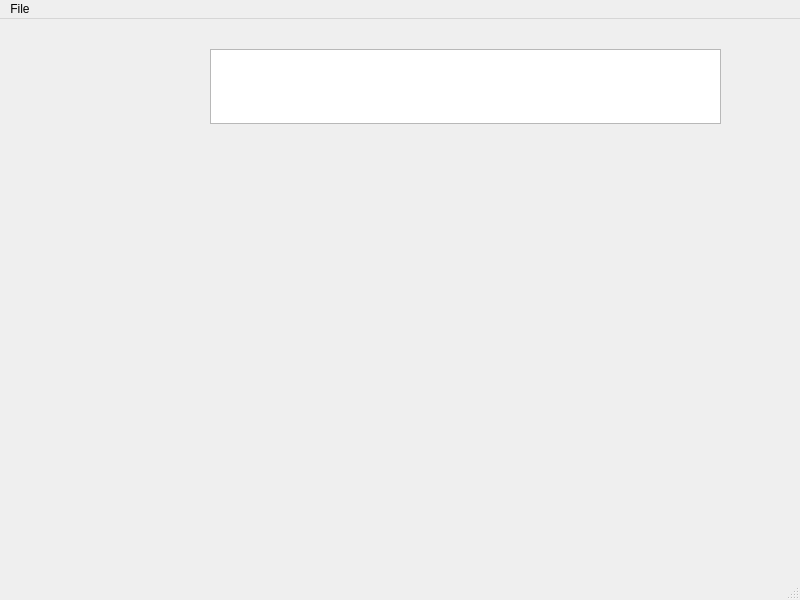
<?xml version="1.0" encoding="UTF-8"?>
<ui version="4.0">
 <class>MainWindow</class>
 <widget class="QMainWindow" name="MainWindow">
  <property name="geometry">
   <rect>
    <x>0</x>
    <y>0</y>
    <width>800</width>
    <height>600</height>
   </rect>
  </property>
  <property name="windowTitle">
   <string>MainWindow</string>
  </property>
  <widget class="QWidget" name="centralwidget">
   <widget class="QTextEdit" name="textEdit">
    <property name="geometry">
     <rect>
      <x>210</x>
      <y>30</y>
      <width>511</width>
      <height>75</height>
     </rect>
    </property>
   </widget>
  </widget>
  <widget class="QMenuBar" name="menubar">
   <property name="geometry">
    <rect>
     <x>0</x>
     <y>0</y>
     <width>800</width>
     <height>26</height>
    </rect>
   </property>
   <widget class="QMenu" name="menuFile">
    <property name="title">
     <string>File</string>
    </property>
    <addaction name="actionOpen_File"/>
    <addaction name="actionSave_File"/>
   </widget>
   <addaction name="menuFile"/>
  </widget>
  <widget class="QStatusBar" name="statusbar"/>
  <action name="actionOpen_File">
   <property name="text">
    <string>Open File</string>
   </property>
  </action>
  <action name="actionSave_File">
   <property name="text">
    <string>Save File</string>
   </property>
  </action>
 </widget>
 <resources/>
 <connections/>
</ui>
